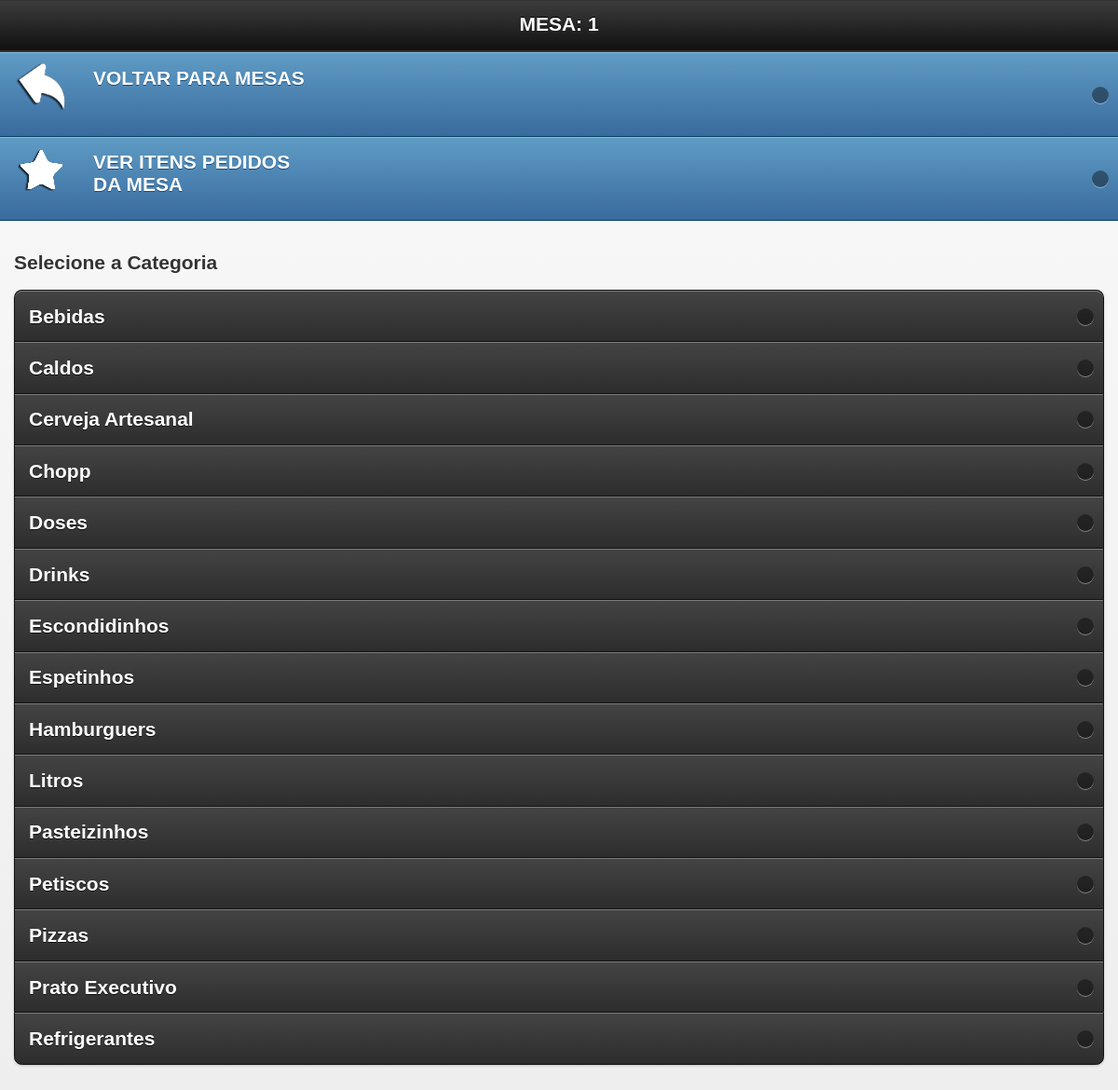
Page /mobile/inicio.php?id_mesa=1&idGarcon=7 (signed in) on the committed database.
### tables this page shows
CREATE TABLE `categoria` (
  `id_categoria` int(10) NOT NULL AUTO_INCREMENT,
  `nome` varchar(200) NOT NULL,
  PRIMARY KEY (`id_categoria`)
);

### mobile/inicio.php (the view, shortened to what this page needs)
<?php include "../config/conexao.php";
$login = $_SESSION['garcon_session'];
$g = mysqli_query($db,"SELECT * FROM garcon WHERE login='$login'");
$mostra = $g->fetch_assoc();
	$idmesa = $_GET['id_mesa'];
?>
<!doctype html>
<html class="no-js ui-mobile-rendering" lang="pt">
<head>
      <link rel="stylesheet" href="css/jquery.mobile-1.3.1.min.css" />
      <link rel="stylesheet" href="../css/css.css"/>
</head>
<body>
<div id="categories" data-role="page" data-title="Categories">
      <div data-role="header">
            <h1>MESA: <?php echo $idmesa ?> </h1>
      </div>
  		<?php
		$idmesa = $_GET['id_mesa'];
		$idGarcon = $_GET['idGarcon'];
			if($idGarcon == ""){
			?>
<a href="javascript:confirmar('?abre=abrir&id_mesa=<?php echo $idmesa ?>&idGarcon=<?php echo $mostra['idGarcon']; ?>')"><div id="abreMesa">ABRIR MESA</div></a>
			<?php
            }else{
			?>
          <ul data-role="listview" data-theme="b">
            <li><a href="mesas.php">VOLTAR PARA MESAS<img src="1.png"/></a></li>
            <li><a href="vermesa.php?id_mesa=<?php echo $idmesa?>">VER ITENS PEDIDOS <br>DA MESA<img src="2.png"/></a></li>
            </ul>
      <div data-role="content">
            <h2>Selecione a Categoria</h2>
            <ul data-role="listview" data-inset="true" data-theme="a">
  <?php
        $sql = mysqli_query($db,"SELECT * FROM categoria ORDER BY nome ASC") or die($db->error);
        while($l = $sql->fetch_assoc()){
    ?>
   <li><a href="produto.php?id_categoria=<?php echo $l['id_categoria']; ?>&id_mesa=<?php echo $idmesa ?>&idGarcon=<?php echo $mostra['idGarcon']; ?>" class="animals"><?php echo $l['nome'] ?></a></li>
                  <?php } }?>
            </ul><b style="color: #2ac8e5">
      </div>
</div>
</body>
</html>

### css/css.css (style rules this page uses)
body { margin-left: 0px;margin-top: 0px;margin-right: 0px;margin-bottom: 0px; background-color:#FFF; font-family:Verdana, Geneva, sans-serif; font-size:14px; }
h1 { font-size:18px; margin-top:0; }

### rows in the picture
categoria: nome "Bebidas"
categoria: nome "Caldos"
categoria: nome "Cerveja Artesanal"
categoria: nome "Chopp"
categoria: nome "Doses"
categoria: nome "Drinks"
categoria: nome "Escondidinhos"
categoria: nome "Espetinhos"
categoria: nome "Hamburguers"
categoria: nome "Litros"
categoria: nome "Pasteizinhos"
categoria: nome "Petiscos"
categoria: nome "Pizzas"
categoria: nome "Prato Executivo"
categoria: nome "Refrigerantes"

### other values in the picture
$idmesa "1"
